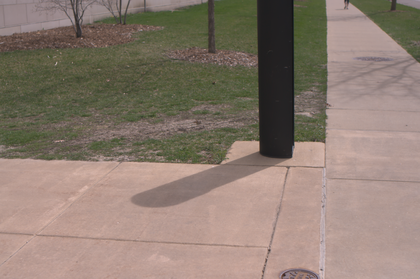
%> input picture images/1.png, 420 x 279 px, shrunk from 800 x 532 before the run
$ octave Shadow_Removal_VA_jvr.m   (GNU Octave 9; MATLAB toolbox functions it lacks are replaced by stand-ins)
%> lines starting %> are read from the running program, lines starting %| are printed output that depends on the picture; in (x1, y1, x2, y2) boxes, pixels count from 0 and x2, y2 are one past the last pixel; in counts of white or black regions, pixels touching at a corner belong together; the program's own positions count from 1
%*************************************************************************%
% file: Shadow_Removal_VA_jvr.m
%
% Author: Jorge Valhondo Rama
%
% License: GNU General Public License v3. Feel free to share and change it!
%
%
% SHADOW REMOVAL from RBG images. It is focused on removing shadow areas from
% the image and not on the detection. The script consists of two modules:
%
%   - SHADOW DETECTION: identification of shadow areas on the image
%   - SHADOW REMOVAL: removing shadow areas from the RBG image based on
%                     the following methods:
%
% ------------------------- SHADOW REMOVAL METHODS ------------------------
% 1. ADDITIVE:
% Adjusting shadow & light pixel intensities by adding the difference of pixel
% averages to the shadow pixels.
%
% 2. BASIC LIGHT MODEL:
% Basic light model containing an ambient & a directed light ratio.
%
% 3. ENHANCED LIGHT MODEL:
% Enhanced shadow removal model containing an ambient & a directed light ratio
% and shadow coefficient.
%
% 4. im_ycbcr COLORSPACE:
% Hybridation of the additive and light model based methods on im_ycbcr colourspace.
%
%*************************************************************************%

clear all, close all, clc
% IMAGE: read and show RGB image
image = double(imread('images/1.png'))./255; % colour values between 0 and 1
s_im = size(image);
%> s_im = [279 420 3]

%*************************************************************************%

% SHADOW DETECTION
    % MASK: creating a shadow segmentation if no mask is available
    gray = rgb2gray(image);
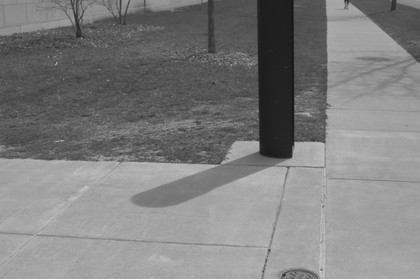
%> gray: size 279x420 double; min 0.0703, max 0.796, mean 0.499
    light_mask = double(bwareaopen(im2bw(gray, graythresh(gray)),200));
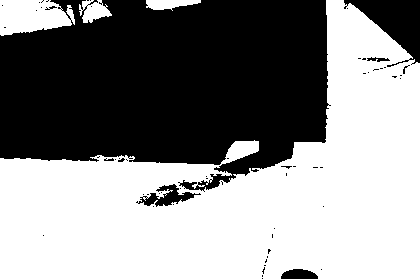
%> light_mask: size 279x420 double; values 0 (black) and 1 (white), 54.9% white; 62 black regions (55 under 20 px), largest, box (x1, y1, x2, y2) and area: (0, 0, 331, 192) 49345, (344, 0, 420, 67) 2348, (136, 184, 201, 207) 575
    h = fspecial('gaussian',20,0.5);
    light_mask = imfilter(light_mask,h);
    shadow_mask = 1 - light_mask;


    % SHADOW / LIGHT CORE DETECTION
    % structuring element
    struct_elem = [0 1 1 1 0; 1 1 1 1 1; 1 1 1 1 1; 1 1 1 1 1; 0 1 1 1 0];

    % shadow/light  core (morphology erode: pixels not on the blurred edge of the shadow area)
    shadow_core = imerode(shadow_mask, struct_elem);
    light_core = imerode(light_mask, struct_elem);
    % smoothing the mask
    smoothmask = conv2(shadow_mask, struct_elem/sum(sum(struct_elem)), 'same');
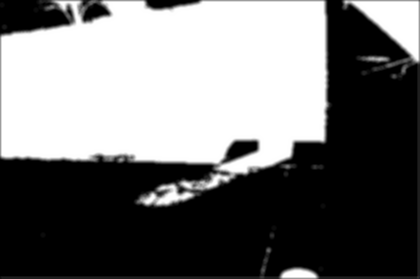
%> smoothmask: size 279x420 double; min 5.55e-16, max 1, mean 0.449

    % AVERAGE PIXEL INTENSITIES
    % shadow area
    shadow_avg_red = sum(sum(image(:,:,1).*shadow_core)) / sum(sum(shadow_core));
%> shadow_avg_red = 0.345
    shadow_avg_green = sum(sum(image(:,:,2).*shadow_core)) / sum(sum(shadow_core));
%> shadow_avg_green = 0.336
    shadow_avg_blue = sum(sum(image(:,:,3).*shadow_core)) / sum(sum(shadow_core));
%> shadow_avg_blue = 0.266
    % light area
    light_avg_red = sum(sum(image(:,:,1).*light_core)) / sum(sum(light_core));
%> light_avg_red = 0.714
    light_avg_green = sum(sum(image(:,:,2).*light_core)) / sum(sum(light_core));
%> light_avg_green = 0.609
    light_avg_blue = sum(sum(image(:,:,3).*light_core)) / sum(sum(light_core));
%> light_avg_blue = 0.581

    % K-MEANS CLUSTERING
    im_hsv = rgb2hsv(image);
%> im_hsv: size 279x420x3 double; mean H, S, V 0.131, 0.21, 0.552
    data = zeros(s_im(1)*s_im(2), 5);
    for r=1:s_im(1)
        for c=1:s_im(2)
            data(r,:) = [im_hsv(r,c,1), im_hsv(r,c,2), im_hsv(r,c,3), r, c];
        end
    end
    k = 3;
    IDX = kmeans(data,k)
%*************************************************************************%

% SHADOW REMOVAL: different methods

    % Method 1: ADDITIVE SHADOW REMOVAL
    result_additive = zeros(s_im);
    % compiting colour difference between the shadow/lit areas
    diff_red = light_avg_red - shadow_avg_red;
%> diff_red = 0.369
    diff_green = light_avg_green - shadow_avg_green;
%> diff_green = 0.273
    diff_blue = light_avg_blue - shadow_avg_blue;
%> diff_blue = 0.315
    % adding the difference to the shadow pixels
    result_additive(:,:,1) = image(:,:,1) + smoothmask * diff_red;
    result_additive(:,:,2) = image(:,:,2) + smoothmask * diff_green;
    result_additive(:,:,3) = image(:,:,3) + smoothmask * diff_blue;
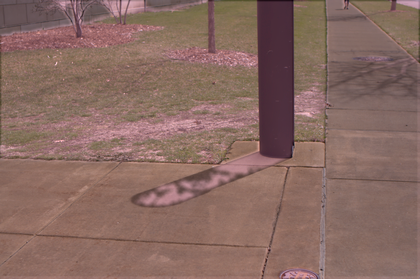
%> result_additive: size 279x420x3 double; mean R, G, B 0.713, 0.609, 0.581; drawn with min black and max white

    %---------------------------------------------------------------------%

    % Method 2: BASIC , LIGHT MODEL BASED SHADOW REMOVAL
    result_basic_model = zeros(s_im);
    % computing ratio of shadow/lit area luminance
    ratio_red = light_avg_red/shadow_avg_red;
%> ratio_red = 2.07
    ratio_green = light_avg_green/shadow_avg_green;
%> ratio_green = 1.81
    ratio_blue = light_avg_blue/shadow_avg_blue;
%> ratio_blue = 2.19
    %
    result_basic_model(:,:,1) = (light_mask + shadow_mask.*ratio_red).*image(:,:,1);
    result_basic_model(:,:,2) = image(:,:,2).*light_mask + shadow_mask.*ratio_green.*image(:,:,2);
    result_basic_model(:,:,3) = image(:,:,3).*light_mask + shadow_mask.*ratio_blue.*image(:,:,3);
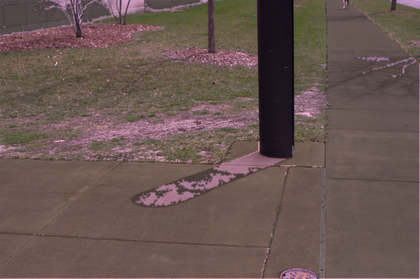
%> result_basic_model: size 279x420x3 double; mean R, G, B 0.719, 0.612, 0.587; drawn with min black and max white

    %---------------------------------------------------------------------%

    % Method 3: ADVANCE, LIGHT MODEL BASED SHADOW REMOVAL
    result_enhanced_model = zeros(s_im);
    % computing ratio of the luminances of the directed, and global lights
    ratio_red = light_avg_red/shadow_avg_red - 1;
%> ratio_red = 1.07
    ratio_green = light_avg_green/shadow_avg_green - 1;
%> ratio_green = 0.813
    ratio_blue = light_avg_blue/shadow_avg_blue - 1;
%> ratio_blue = 1.19
    % applying shadow removal
    result_enhanced_model(:,:,1) = (ratio_red + 1)./((1-smoothmask)*ratio_red + 1).*image(:,:,1);
    result_enhanced_model(:,:,2) = (ratio_green + 1)./((1-smoothmask)*ratio_green + 1).*image(:,:,2);
    result_enhanced_model(:,:,3) = (ratio_blue + 1)./((1-smoothmask)*ratio_blue + 1).*image(:,:,3);
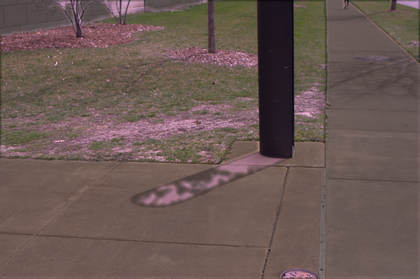
%> result_enhanced_model: size 279x420x3 double; mean R, G, B 0.712, 0.608, 0.581; drawn with min black and max white

    %---------------------------------------------------------------------%

    % Method 4: COMBINED ADDITIVE AND LIGHT MODEL BASED SHADOW REMOVAL IN im_ycbcr COLOURSPACE
    % conversion to YCbCr colorspace
    im_ycbcr = rgb2ycbcr(image);
%> im_ycbcr: size 279x420x3 double; mean of channels 1, 2, 3 0.491, 0.473, 0.532
    % computing averade channel values in im_ycbcr space
    shadow_avg_y = sum(sum(im_ycbcr(:,:,1).*shadow_core)) / sum(sum(shadow_core));
%> shadow_avg_y = 0.347
    shadow_avg_cb = sum(sum(im_ycbcr(:,:,2).*shadow_core)) / sum(sum(shadow_core));
%> shadow_avg_cb = 0.47
    shadow_avg_cr = sum(sum(im_ycbcr(:,:,3).*shadow_core)) / sum(sum(shadow_core));
%> shadow_avg_cr = 0.511
    %
    litavg_y = sum(sum(im_ycbcr(:,:,1).*light_core)) / sum(sum(light_core));
%> litavg_y = 0.61
    litavg_cb = sum(sum(im_ycbcr(:,:,2).*light_core)) / sum(sum(light_core));
%> litavg_cb = 0.474
    litavg_cr = sum(sum(im_ycbcr(:,:,3).*light_core)) / sum(sum(light_core));
%> litavg_cr = 0.55
    % computing ratio, and difference in im_ycbcr space
    diff_y = litavg_y - shadow_avg_y;
%> diff_y = 0.263
    diff_cb = litavg_cb - shadow_avg_cb;
%> diff_cb = 0.00424
    diff_cr = litavg_cr - shadow_avg_cr;
%> diff_cr = 0.0389

    ratio_y = litavg_y/shadow_avg_y;
%> ratio_y = 1.76
    ratio_cb = litavg_cb/shadow_avg_cb;
%> ratio_cb = 1.01
    ratio_cr = litavg_cr/shadow_avg_cr;
%> ratio_cr = 1.08
    % shadow correction: Y->additive, Cb&Cr-> basic light model
    aux_result_im_ycbcr = im_ycbcr;
    aux_result_im_ycbcr(:,:,1) = im_ycbcr(:,:,1) + shadow_mask * diff_y;
%> aux_result_im_ycbcr: size 279x420x3 double; mean of channels 1, 2, 3 0.61, 0.473, 0.532
    aux_result_im_ycbcr(:,:,2) = im_ycbcr(:,:,2).*light_mask + shadow_mask.*ratio_cb.*im_ycbcr(:,:,2);
%> aux_result_im_ycbcr: size 279x420x3 double; mean of channels 1, 2, 3 0.61, 0.474, 0.532
    aux_result_im_ycbcr(:,:,3) = im_ycbcr(:,:,3).*light_mask + shadow_mask.*ratio_cr.*im_ycbcr(:,:,3);
%> aux_result_im_ycbcr: size 279x420x3 double; mean of channels 1, 2, 3 0.61, 0.474, 0.55
    % conversion back to rgb colourspace
    result_im_ycbcr = ycbcr2rgb(aux_result_im_ycbcr);

%*************************************************************************%

% SHOW RESULTS:

    % Show original image
    figure, imshow(image), title('Original Image')
    % Show Masks: Light, Shadow, Smooth
    figure,
    subplot(1,3,1), imshow(light_mask), title('Light Mask')
    subplot(1,3,2), imshow(shadow_mask), title('Shadow Mask')
    subplot(1,3,3), imshow(smoothmask), title('Smooth Mask')
    % Show result ADDITIVE, BASIC LIGHT MODEL, ENHANCED LIGHT MODEL, YCbCr methods
    figure,
    subplot(2,2,1), imshow(result_additive), title('Shadow Removal: Additive method')
    subplot(2,2,2), imshow(result_basic_model), title('Shadow Removal: Basic light model method')
    subplot(2,2,3), imshow(result_enhanced_model), title('Shadow Removal: Enhanced light model method')
    subplot(2,2,4), imshow(result_im_ycbcr), title('Shadow Removal: YC_bC_r method')
%> after `imshow(result_im_ycbcr)`:
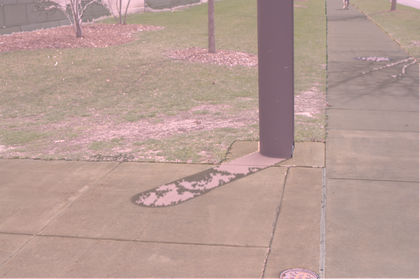
%> displayed picture: size 279x420x3, on the screen's scale of 0 to 255; mean R, G, B 182.2, 155.4, 148.3

$ run again, with images/10.png copied over images/1.png
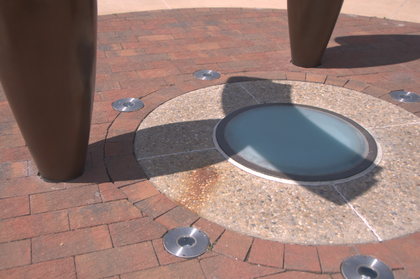
%> input picture images/10.png, 420 x 279 px, shrunk from 800 x 532 before the run
%> `light_mask = double(bwareaopen(im2bw(gray, graythresh(gray)),200));`:
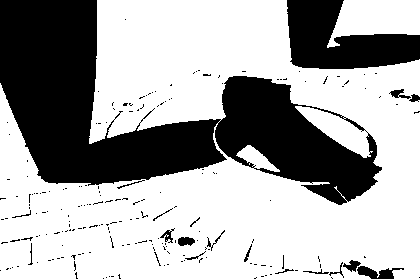
%> light_mask: size 279x420 double; values 0 (black) and 1 (white), 66.3% white; 204 black regions (185 under 20 px), largest, box (x1, y1, x2, y2) and area: (0, 0, 382, 205) 31957, (287, 0, 420, 69) 5760, (357, 266, 404, 279) 321
%> shadow_avg_red = 0.282
%> shadow_avg_green = 0.25
%> shadow_avg_blue = 0.256
%> light_avg_red = 0.718
%> light_avg_green = 0.577
%> light_avg_blue = 0.536
%> im_hsv: size 279x420x3 double; mean H, S, V 0.188, 0.267, 0.582
%> diff_red = 0.436
%> diff_green = 0.327
%> diff_blue = 0.28
%> `ratio_red = light_avg_red/shadow_avg_red;`: ratio_red = 2.55
%> `ratio_green = light_avg_green/shadow_avg_green;`: ratio_green = 2.31
%> `ratio_blue = light_avg_blue/shadow_avg_blue;`: ratio_blue = 2.1
%> `ratio_red = light_avg_red/shadow_avg_red - 1;`: ratio_red = 1.55
%> `ratio_green = light_avg_green/shadow_avg_green - 1;`: ratio_green = 1.31
%> `ratio_blue = light_avg_blue/shadow_avg_blue - 1;`: ratio_blue = 1.1
%> im_ycbcr: size 279x420x3 double; mean of channels 1, 2, 3 0.488, 0.476, 0.549
%> shadow_avg_y = 0.286
%> shadow_avg_cb = 0.5
%> shadow_avg_cr = 0.515
%> litavg_y = 0.59
%> litavg_cb = 0.463
%> litavg_cr = 0.567
%> diff_y = 0.304
%> diff_cb = -0.0366
%> diff_cr = 0.0513
%> ratio_y = 2.06
%> ratio_cb = 0.927
%> ratio_cr = 1.1
%> `imshow(result_im_ycbcr)`:
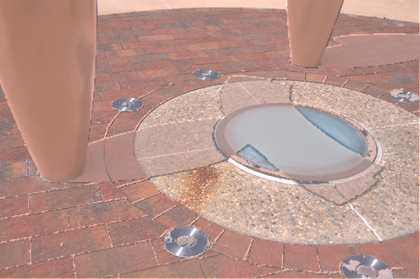
%> displayed picture: size 279x420x3, on the screen's scale of 0 to 255; mean R, G, B 183, 147.4, 137.2
